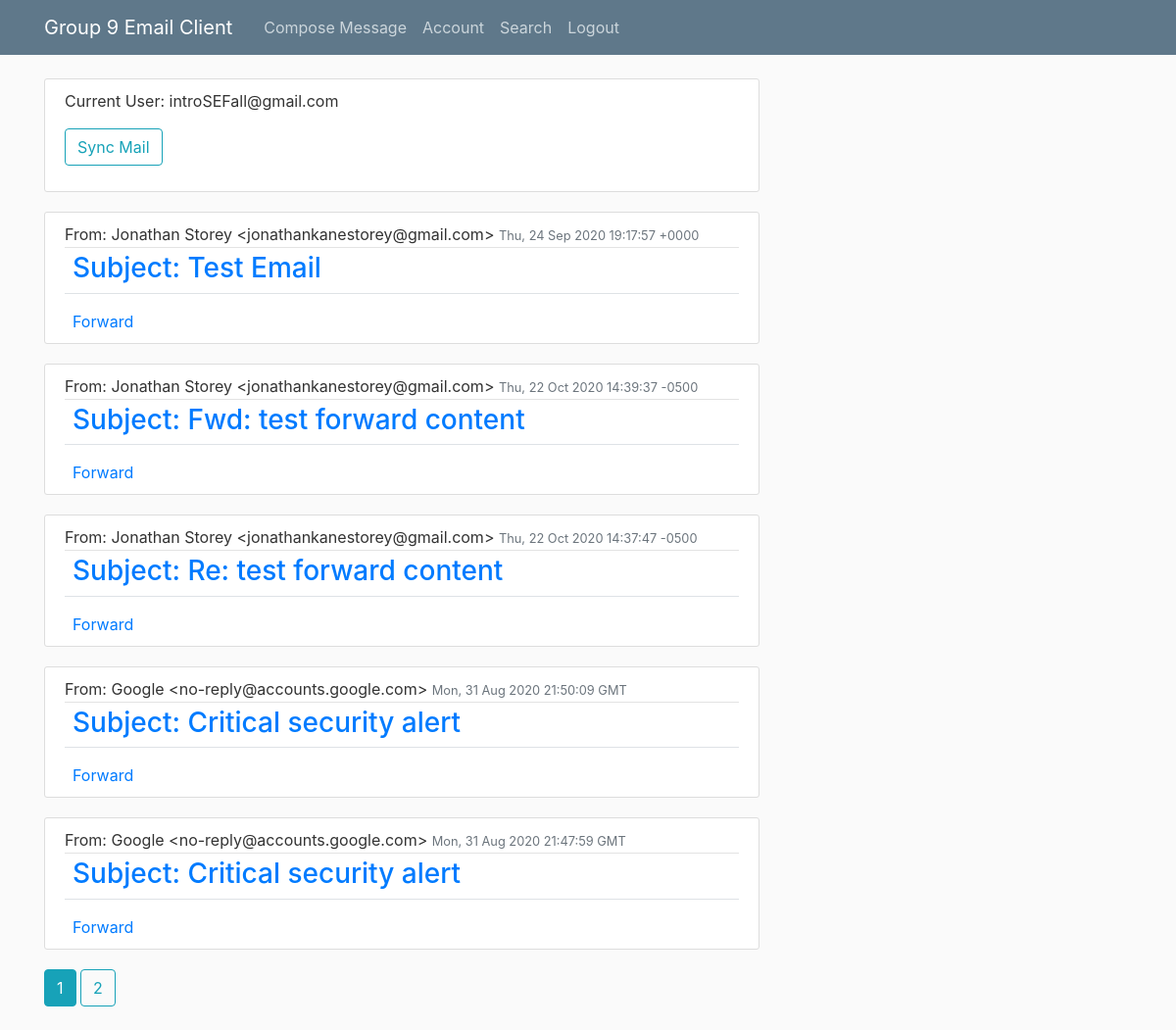
Page /account (signed in) on the committed database.
### g9client/models.py (models this page shows, shortened)
class User(db.Model, UserMixin):
    id = db.Column(db.Integer, primary_key=True)
    email = db.Column(db.String(120), unique=True, nullable=False)
    password = db.Column(db.String(60), nullable=False)
    imap_server = db.Column(db.String(60), nullable=False)
    smtp_server = db.Column(db.String(60), nullable=False)
    smtp_port = db.Column(db.Integer, nullable=False)
    sec_prot = db.Column(db.String(3), nullable=False)

class Emails(db.Model):
    id = db.Column(db.Integer, primary_key=True)
    user = db.Column(db.Text, nullable=False)   # email of receiver
    sender = db.Column(db.Text, nullable=False) # email of sender
    subject = db.Column(db.Text, nullable=True)
    date_received = db.Column(db.Text, nullable=False)
    body = db.Column(db.Text)
    body_is_html = db.Column(db.Boolean())

### g9client/routes.py (the view)
@app.route("/account", methods=["GET", "POST"])
@login_required
def account():
    sync = SyncMailForm()
    page = request.args.get('page', 1, type=int)
    emails = Emails.query.filter_by(user=current_user.email).order_by(Emails.date_received.desc()).paginate(page=page, per_page=5)
    if sync.validate_on_submit(): # Sync new emails
        syncMail(current_user.email, current_user.password , current_user.imap_server)
        flash(f'Inbox updated.', 'success')
        return redirect(url_for('account'))
    return render_template('account.html', title='Account', sync = sync, emails = emails, new_email = new_email)

### g9client/forms.py
class SyncMailForm(FlaskForm):
    submit = SubmitField("Sync Mail")

### g9client/models.py (called while the page is built)
@login_manager.user_loader
def load_user(user_id):
    return User.query.get(int(user_id))

### g9client/Templates/account.html (shortened to what this page needs)
{% extends 'layout.html' %}
{% block content %}
  <div class="content-section">
    <p> Current User: {{ current_user.email }} </p>
    <form method="POST" action="">
      <div class="form-group">
        {{ sync.submit(class="btn btn-outline-info") }}
      </div>
    </form>
  </div>
  {% for email in emails.items %}
  <article class="media content-section">
      <div class="media-body">
        <div class="article-metadata">
          <a>From: {{ email.sender }}</a>
          <small class="text-muted">{{ email.date_received }}</small>
        </div>
        <h3><a  class="ml-2" href="{{ url_for('read_email', email_id=email.id) }}">Subject: {{ email.subject }}</a></h2>
        <div class="border-top pt-3">
          <a  class="ml-2" href="{{ url_for('forward_email', email_id=email.id) }}">Forward</a></a>
        </div>
      </div>
  </article>
  {% endfor %}
  {% for page_num in emails.iter_pages(left_edge=1, right_edge=1, left_current=1, right_current=2) %}
    {% if page_num %}
      {% if emails.page == page_num %}
        <a class="btn btn-info mb-4" href="{{ url_for('account', page=page_num) }}">{{ page_num }}</a>
      {% else %}
        <a class="btn btn-outline-info mb-4" href="{{ url_for('account', page=page_num) }}">{{ page_num }}</a>
      {% endif %}
    {% else %}
      ...
    {% endif %}
  {% endfor %}
  {% endblock content %}

### g9client/Static/main.css (style rules this page uses)
body { background: #fafafa; color: #333333; margin-top: 5rem; }
h1, h2, h3, h4, h5, h6 { color: #444444; }
.content-section { background: #ffffff; padding: 10px 20px; border: 1px solid #dddddd; border-radius: 3px; margin-bottom: 20px; }
.article-metadata { padding-bottom: 1px; margin-bottom: 4px; border-bottom: 1px solid #e3e3e3 }

### rows in the picture
User: email "introSEFall@gmail.com"
Emails: sender "Jonathan Storey <jonathankanestorey@gmail.com>", date_received "Thu, 24 Sep 2020 19:17:57 +0000", subject "Test Email"
Emails: sender "Jonathan Storey <jonathankanestorey@gmail.com>", date_received "Thu, 22 Oct 2020 14:39:37 -0500", subject "Fwd: test forward content"
Emails: sender "Jonathan Storey <jonathankanestorey@gmail.com>", date_received "Thu, 22 Oct 2020 14:37:47 -0500", subject "Re: test forward content"
Emails: sender "Google <no-reply@accounts.google.com>", date_received "Mon, 31 Aug 2020 21:50:09 GMT", subject "Critical security alert"
Emails: sender "Google <no-reply@accounts.google.com>", date_received "Mon, 31 Aug 2020 21:47:59 GMT", subject "Critical security alert"

### other values in the picture
{{ page_num }} "1"
{{ page_num }} "2"
